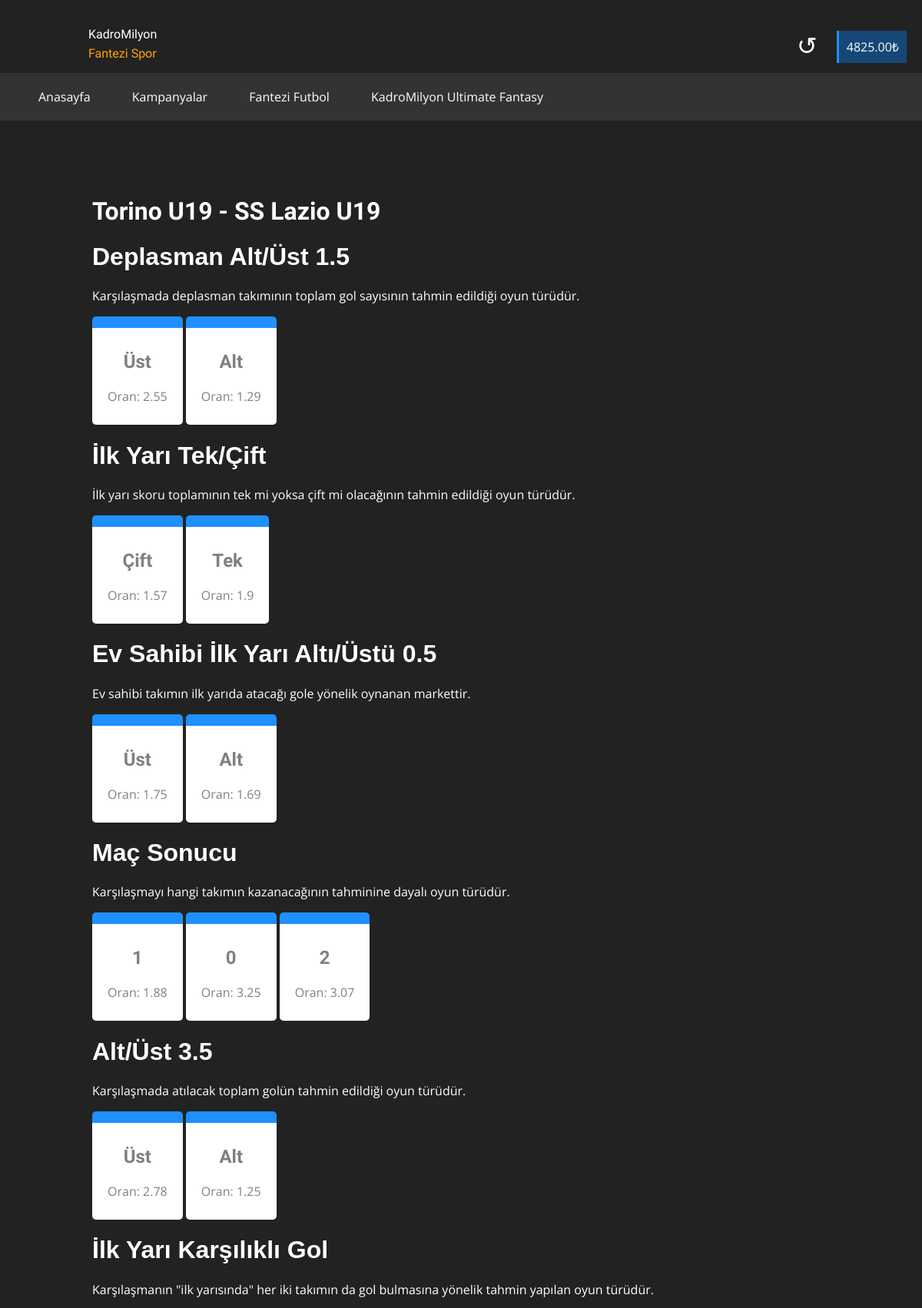
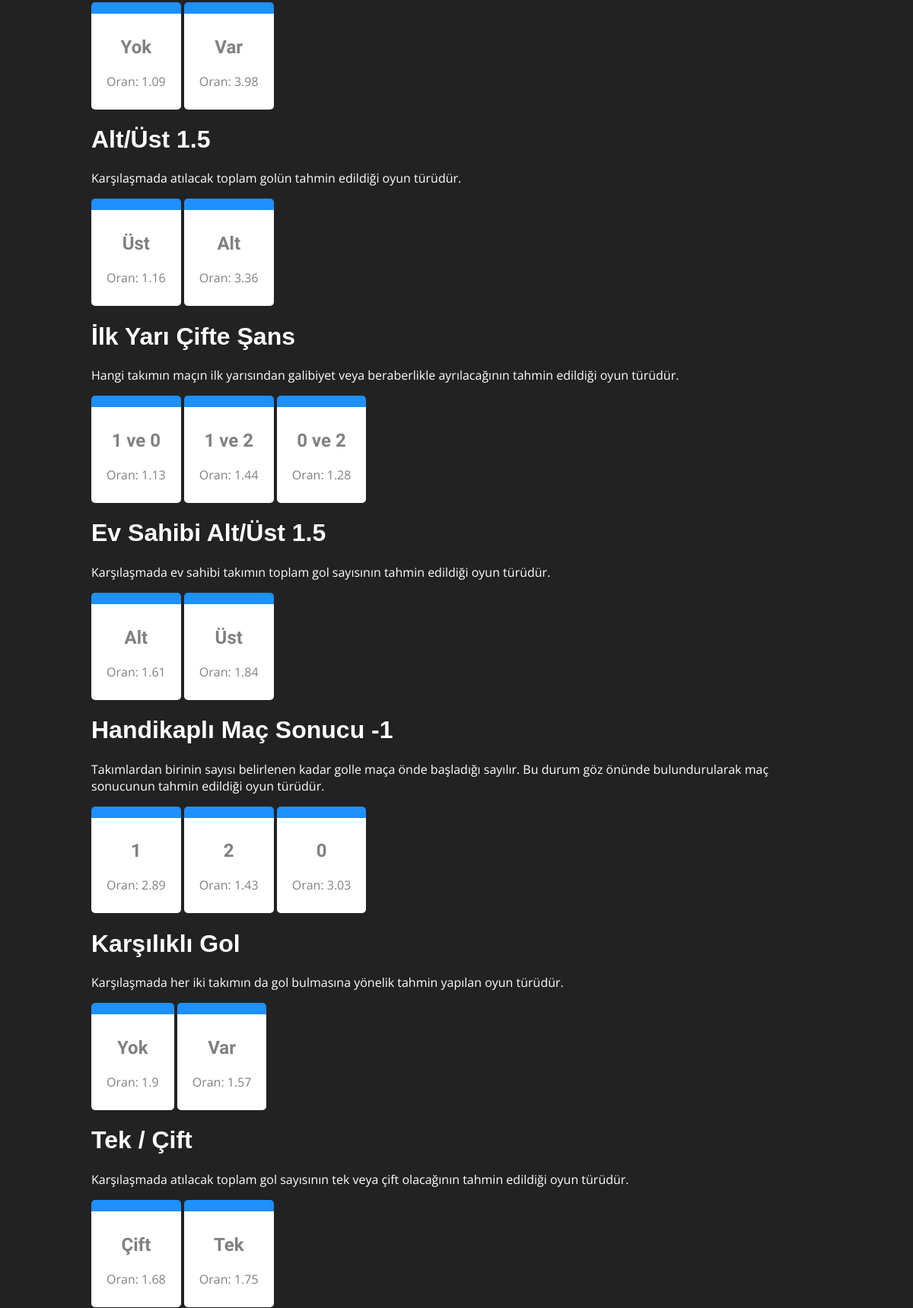
Screenshot of /bahis/mac/1 (signed in, upper part) with the database file from the repository (2 pictures, top to bottom).
### app.py (models this page shows, shortened)
class User(db.Model, UserMixin):
    id = db.Column(db.Integer, primary_key=True)
    username = db.Column(db.String)
    email = db.Column(db.String, unique=True)
    password = db.Column(db.String)
    is_admin = db.Column(db.Boolean, default=False)
    balance = db.Column(db.Float, default=0)
    referred_by = db.Column(db.String)

class OpenBet(db.Model):
    id = db.Column(db.Integer, primary_key=True)
    api_match_id = db.Column(db.String)
    bet_ending_datetime = db.Column(db.DateTime)
    league_icon_url = db.Column(db.String)
    match_league = db.Column(db.String)
    team_1 = db.Column(db.String)
    team_2 = db.Column(db.String)
    @property
    def bet_options(self):
        return BetOption.query.filter_by(open_bet_fk=self.id).all()

class BetOption(db.Model):
    id = db.Column(db.Integer, primary_key=True)
    game_name = db.Column(db.String)
    game_details = db.Column(db.String)
    open_bet_fk = db.Column(db.Integer)
    @property
    def bet_odds(self):
        return BetOdd.query.filter_by(bet_option_fk=self.id).all()

class BetOdd(db.Model):
    id = db.Column(db.Integer, primary_key=True)
    game_id = db.Column(db.String)
    odd = db.Column(db.Float)
    value = db.Column(db.String)
    bet_option_fk = db.Column(db.Integer)
    status = db.Column(db.String, default="Sonuçlanmadı")
    @property
    def user_selected(self):
        current_coupon = BetCoupon.query.filter_by(user_fk=current_user.id).filter_by(status="Oluşturuluyor").first()
        if not current_coupon:
            return False
        selected_odds = [i.bet_odd_fk for i in BetSelectedOption.query.filter_by(bet_coupon_fk=current_coupon.id)]
        return self.id in selected_odds

### app.py (the view)
@app.route("/bahis/mac/<bahis_id>")
def bahis_mac(bahis_id):
    open_bet = OpenBet.query.get(bahis_id)
    return flask.render_template("bahis/bahis_detay.html", open_bet=open_bet)

### app.py (called while the page is built)
@login_manager.user_loader
def user_loader(user_id):
    user = User.query.get(user_id)
    return user

### templates/bahis/bahis_detay.html (shortened to what this page needs)
<!doctype html>
<html lang="en">
<head>
</head>
<body style="background-color: #222; padding: 0; margin: 0; font-family: 'Open Sans', sans-serif">
    <div style="width: 100%; box-sizing: border-box; height: 220px; ">
        <img src="/static/kadromilyon.png" alt="" style="width: 75px; padding: 20px; float: left">
        <div style="float: left;" id="hid-mob">
            <p style="color: white; font-size: 1rem; margin-top: 35px; font-family: 'Protest Guerrilla', sans-serif">
                KadroMilyon
            </p>
            <p style="color: orange; font-size: 1rem; margin-top: -10px; font-family: 'Protest Guerrilla', sans-serif">
                Fantezi Spor
            </p>
        </div>
        <div style="float: right; margin-top: 50px;">
            {% if current_user.is_authenticated %}
                <div style="background-color: rgba(0,134,255,0.38); border-left: dodgerblue 3px solid; color: white; padding: 10px; box-sizing: border-box; margin-right: 20px; margin-top: -10px; float: right">
                    <span id="balance">{{'%0.2f'| format(current_user.balance|float)}}</span>₺
                </div>
                <span onclick="refreshBalance()" style="margin-right: 25px; font-size: 2rem; float: right; color: white; margin-top: -13px">&#x21ba;</span>
            {% else %}
                <a href="/login" style="color: white; text-decoration: none; margin-right: 25px;">Giriş Yap</a>
                <a href="/signup" style="color: dodgerblue; text-decoration: none; margin-right: 25px;">Üye Ol</a>
            {% endif %}
        </div>
        <div style="padding: 20px 50px; overflow-x: auto; float: left; white-space: nowrap; width: 100vw; background-color: #333; box-sizing: border-box">
            <span style="display: inline-block; color: white" onclick="document.location = '/'">
                Anasayfa
            </span>
            <span style="display: inline-block; margin-left: 50px; color: white" onclick="document.location = '/bonuses'">
                Kampanyalar
            </span>
            <span style="display: inline-block; margin-left: 50px; color: white" onclick="document.location = '/fantasy'">
                Fantezi Futbol
            </span>
            <span style="display: inline-block; margin-left: 50px; color: white" onclick="document.location = '/ultimate_fantasy'">
                KadroMilyon Ultimate Fantasy
            </span>
        </div>
    </div>
  <center>
    <div style="width: 80%; padding: 15px; text-align: left; color: white;">
      <h1 style="font-family: 'Protest Guerrilla', sans-serif">{{ open_bet.team_1 }} - {{ open_bet.team_2 }}</h1>
      {% for i in open_bet.bet_options %}
        <h1 style="font-family: 'Protest Guerrila', sans-serif">
          {{ i.game_name }}
        </h1>
        <p>
          {{ i.game_details }}
        </p>
        <div style="white-space: nowrap; overflow-x: auto;">
            {% for c in i.bet_odds %}
                {% if c.user_selected %}
                    <center style="border-radius: 5px; border-top: dodgerblue 15px solid; color: gray; padding: 10px 20px; background-color: #e0e0e0; width: fit-content; box-sizing: border-box; display: inline-block" class="bet-odd" onclick="document.location = '/remove_bet/{{c.id}}'">
                        <h2 style="font-family: 'Protest Guerrilla', sans-serif">{{ c.value }}</h2>
                        <p style="color: gray">Oran: {{ c.odd }}</p>
                    </center>
                {% else %}
                    <center style="border-radius: 5px; border-top: dodgerblue 15px solid; color: gray; padding: 10px 20px; width: fit-content; box-sizing: border-box; display: inline-block" class="bet-odd" onclick="document.location = '/take_bet/{{c.id}}'">
                        <h2 style="font-family: 'Protest Guerrilla', sans-serif">{{ c.value }}</h2>
                        <p style="color: gray">Oran: {{ c.odd }}</p>
                    </center>
                {% endif %}
            {% endfor %}
        </div>
      {% endfor %}
    </div>
  </center>
</body>
</html>

### templates/bahis/bahis_detay.html (style rules this page uses)
.bet-odd { background-color: white; }

### rows the page displays
User: balance "4825.00"
OpenBet: team_1 "Torino U19", team_2 "SS Lazio U19"
BetOption: game_name "Deplasman Alt/Üst 1.5", game_details "Karşılaşmada deplasman takımının toplam gol sayısının tahmin edildiği oyun türüdür."
BetOdd: value "Üst", odd "2.55"
BetOdd: value "Alt", odd "1.29"
BetOption: game_name "İlk Yarı Tek/Çift", game_details "İlk yarı skoru toplamının tek mi yoksa çift mi olacağının tahmin edildiği oyun türüdür."
BetOdd: value "Çift", odd "1.57"
BetOdd: value "Tek", odd "1.9"
BetOption: game_name "Ev Sahibi İlk Yarı Altı/Üstü 0.5", game_details "Ev sahibi takımın ilk yarıda atacağı gole yönelik oynanan markettir."
BetOdd: value "Üst", odd "1.75"
BetOdd: value "Alt", odd "1.69"
BetOption: game_name "Maç Sonucu", game_details "Karşılaşmayı hangi takımın kazanacağının tahminine dayalı oyun türüdür."
BetOdd: value "1", odd "1.88"
BetOdd: value "0", odd "3.25"
BetOdd: value "2", odd "3.07"
BetOption: game_name "Alt/Üst 3.5", game_details "Karşılaşmada atılacak toplam golün tahmin edildiği oyun türüdür."
BetOdd: value "Üst", odd "2.78"
BetOdd: value "Alt", odd "1.25"
BetOption: game_name "İlk Yarı Karşılıklı Gol", game_details "Karşılaşmanın \"ilk yarısında\" her iki takımın da gol bulmasına yönelik tahmin yapılan oyun türüdür."
BetOdd: value "Yok", odd "1.09"
BetOdd: value "Var", odd "3.98"
BetOption: game_name "Alt/Üst 1.5", game_details "Karşılaşmada atılacak toplam golün tahmin edildiği oyun türüdür."
BetOdd: value "Üst", odd "1.16"
BetOdd: value "Alt", odd "3.36"
BetOption: game_name "İlk Yarı Çifte Şans", game_details "Hangi takımın maçın ilk yarısından galibiyet veya beraberlikle ayrılacağının tahmin edildiği oyun türüdür."
BetOdd: value "1 ve 0", odd "1.13"
BetOdd: value "1 ve 2", odd "1.44"
BetOdd: value "0 ve 2", odd "1.28"
BetOption: game_name "Ev Sahibi Alt/Üst 1.5", game_details "Karşılaşmada ev sahibi takımın toplam gol sayısının tahmin edildiği oyun türüdür."
BetOdd: value "Alt", odd "1.61"
BetOdd: value "Üst", odd "1.84"
BetOption: game_name "Handikaplı Maç Sonucu -1", game_details "Takımlardan birinin sayısı belirlenen kadar golle maça önde başladığı sayılır. Bu durum göz önünde bulundurularak maç sonucunun tahmin edildiği oyun türüdür."
BetOdd: value "1", odd "2.89"
BetOdd: value "2", odd "1.43"
BetOdd: value "0", odd "3.03"
BetOption: game_name "Karşılıklı Gol", game_details "Karşılaşmada her iki takımın da gol bulmasına yönelik tahmin yapılan oyun türüdür."
BetOdd: value "Yok", odd "1.9"
BetOdd: value "Var", odd "1.57"
BetOption: game_name "Tek / Çift", game_details "Karşılaşmada atılacak toplam gol sayısının tek veya çift olacağının tahmin edildiği oyun türüdür."
BetOdd: value "Çift", odd "1.68"
BetOdd: value "Tek", odd "1.75"
